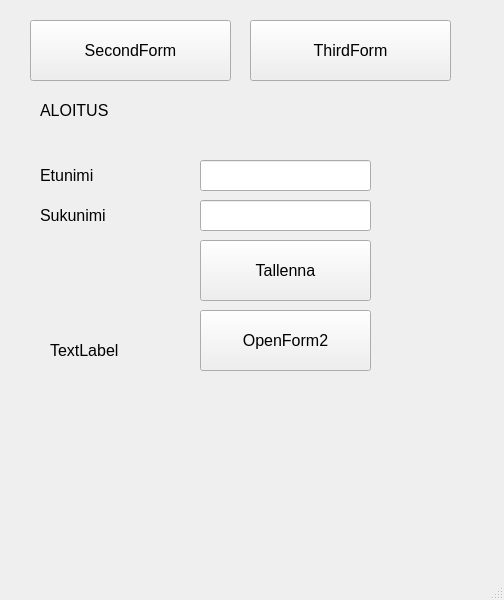
<?xml version="1.0" encoding="UTF-8"?>
<ui version="4.0">
 <class>MainWindow</class>
 <widget class="QMainWindow" name="MainWindow">
  <property name="geometry">
   <rect>
    <x>0</x>
    <y>0</y>
    <width>504</width>
    <height>600</height>
   </rect>
  </property>
  <property name="font">
   <font>
    <pointsize>20</pointsize>
    <bold>true</bold>
   </font>
  </property>
  <property name="windowTitle">
   <string>MainWindow</string>
  </property>
  <widget class="QWidget" name="centralwidget">
   <widget class="QPushButton" name="btnOpenSecondForm">
    <property name="geometry">
     <rect>
      <x>30</x>
      <y>20</y>
      <width>201</width>
      <height>61</height>
     </rect>
    </property>
    <property name="font">
     <font>
      <pointsize>12</pointsize>
      <bold>false</bold>
     </font>
    </property>
    <property name="text">
     <string>SecondForm</string>
    </property>
   </widget>
   <widget class="QPushButton" name="btnOpenThirdForm">
    <property name="geometry">
     <rect>
      <x>250</x>
      <y>20</y>
      <width>201</width>
      <height>61</height>
     </rect>
    </property>
    <property name="font">
     <font>
      <pointsize>12</pointsize>
      <bold>false</bold>
     </font>
    </property>
    <property name="text">
     <string>ThirdForm</string>
    </property>
   </widget>
   <widget class="QLabel" name="labelResult">
    <property name="geometry">
     <rect>
      <x>40</x>
      <y>90</y>
      <width>541</width>
      <height>41</height>
     </rect>
    </property>
    <property name="font">
     <font>
      <pointsize>12</pointsize>
      <bold>false</bold>
     </font>
    </property>
    <property name="text">
     <string>ALOITUS</string>
    </property>
   </widget>
   <widget class="QLabel" name="label">
    <property name="geometry">
     <rect>
      <x>40</x>
      <y>160</y>
      <width>71</width>
      <height>31</height>
     </rect>
    </property>
    <property name="font">
     <font>
      <pointsize>12</pointsize>
      <bold>false</bold>
     </font>
    </property>
    <property name="text">
     <string>Etunimi</string>
    </property>
   </widget>
   <widget class="QLineEdit" name="textFname">
    <property name="geometry">
     <rect>
      <x>200</x>
      <y>160</y>
      <width>171</width>
      <height>31</height>
     </rect>
    </property>
    <property name="font">
     <font>
      <pointsize>12</pointsize>
      <bold>false</bold>
     </font>
    </property>
   </widget>
   <widget class="QLineEdit" name="textLname">
    <property name="geometry">
     <rect>
      <x>200</x>
      <y>200</y>
      <width>171</width>
      <height>31</height>
     </rect>
    </property>
    <property name="font">
     <font>
      <pointsize>12</pointsize>
      <bold>false</bold>
     </font>
    </property>
   </widget>
   <widget class="QLabel" name="label_2">
    <property name="geometry">
     <rect>
      <x>40</x>
      <y>200</y>
      <width>81</width>
      <height>31</height>
     </rect>
    </property>
    <property name="font">
     <font>
      <pointsize>12</pointsize>
      <bold>false</bold>
     </font>
    </property>
    <property name="text">
     <string>Sukunimi</string>
    </property>
   </widget>
   <widget class="QPushButton" name="btnSave">
    <property name="geometry">
     <rect>
      <x>200</x>
      <y>240</y>
      <width>171</width>
      <height>61</height>
     </rect>
    </property>
    <property name="font">
     <font>
      <pointsize>12</pointsize>
      <bold>false</bold>
     </font>
    </property>
    <property name="text">
     <string>Tallenna</string>
    </property>
   </widget>
   <widget class="QLabel" name="labelMessage">
    <property name="geometry">
     <rect>
      <x>50</x>
      <y>330</y>
      <width>351</width>
      <height>41</height>
     </rect>
    </property>
    <property name="font">
     <font>
      <pointsize>12</pointsize>
      <bold>false</bold>
     </font>
    </property>
    <property name="text">
     <string>TextLabel</string>
    </property>
   </widget>
   <widget class="QPushButton" name="btnOpenForm2">
    <property name="geometry">
     <rect>
      <x>200</x>
      <y>310</y>
      <width>171</width>
      <height>61</height>
     </rect>
    </property>
    <property name="font">
     <font>
      <pointsize>12</pointsize>
      <bold>false</bold>
     </font>
    </property>
    <property name="text">
     <string>OpenForm2</string>
    </property>
   </widget>
  </widget>
  <widget class="QMenuBar" name="menubar">
   <property name="geometry">
    <rect>
     <x>0</x>
     <y>0</y>
     <width>504</width>
     <height>41</height>
    </rect>
   </property>
  </widget>
  <widget class="QStatusBar" name="statusbar"/>
 </widget>
 <resources/>
 <connections/>
</ui>
